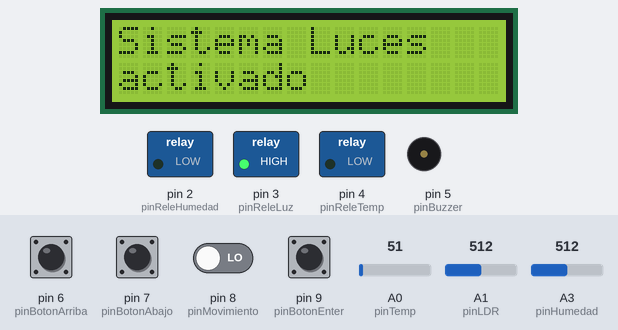
Bench run of a sketch on a simulated Arduino Uno, built with avr-gcc and run on an emulated ATmega328P. Shown: 16×2 character LCD, switched loads named in the sketch (green lamp = pin HIGH), buzzer (waves = sounding). The test bench sets the inputs (shaded band); at power-on: pin 6 (pinBotonArriba), pin 7 (pinBotonAbajo), pin 9 (pinBotonEnter) HIGH, pin 8 (pinMovimiento) LOW, A0 (pinTemp) = 51, A1 (pinLDR) = 512, A3 (pinHumedad) = 512.

Above: at 3.3 s.
3.4 s: A0 (pinTemp) set to 55
At 6.3 s:
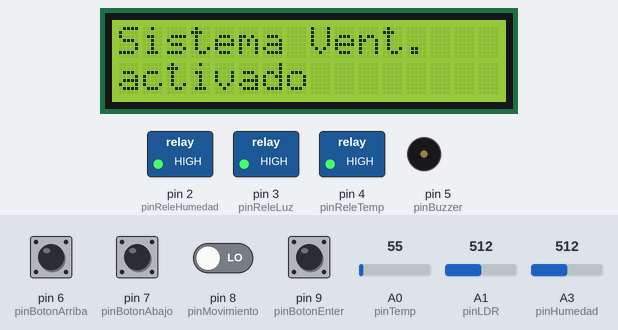
6.4 s: A1 (pinLDR) set to 489
At 9.1 s:
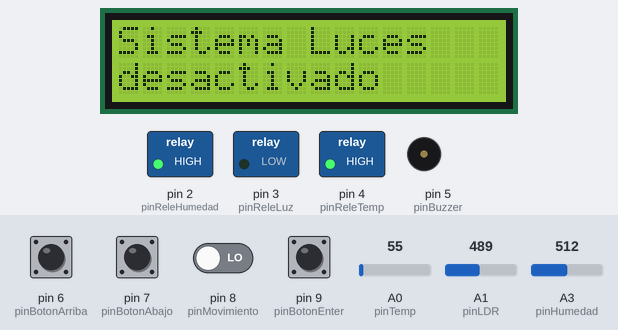
9.4 s: A3 (pinHumedad) set to 690
11.7 s: A3 (pinHumedad) set to 713
At 12.7 s:
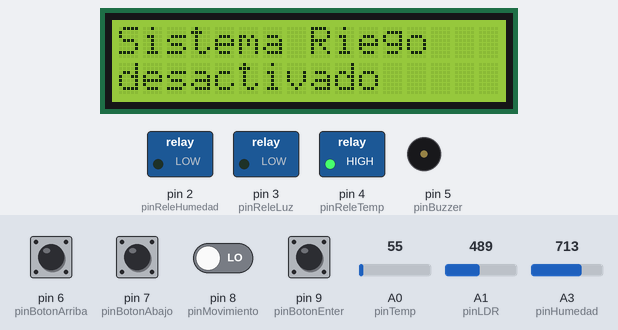
14.7 s: pin 8 (pinMovimiento) driven HIGH
At 16.1 s:
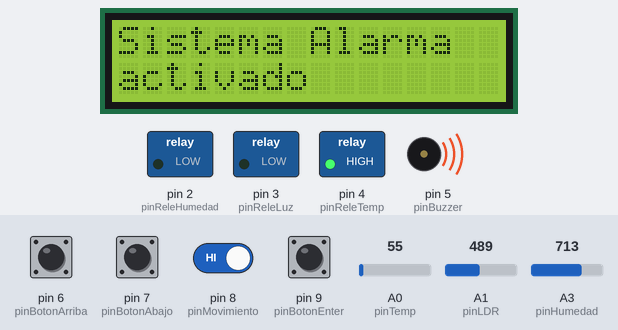
17.7 s: A0 (pinTemp) set to 30
At 18.5 s:
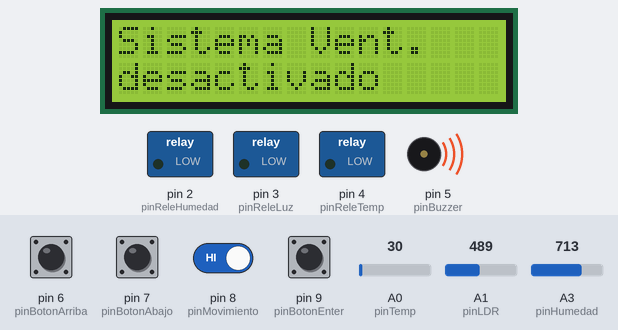
Timing chart, 0 to 20.7 s (numbered marks = the images above; inputs shaded):
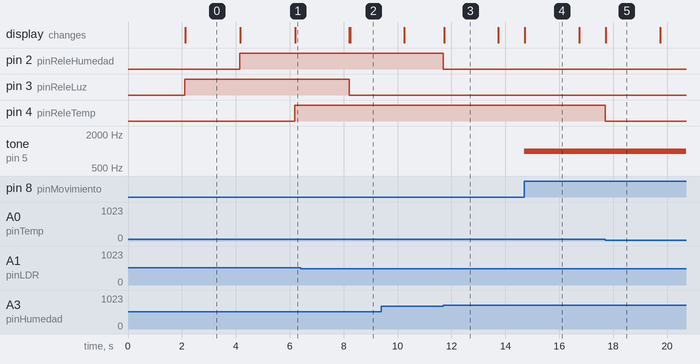

Measured:
- the behaviour switches between 51 and 52 on A0 (pinTemp) (found by bisection; images 0 and 1)
- the behaviour switches between 501 and 500 on A1 (pinLDR) (found by bisection; images 1 and 2)
- the behaviour switches between 699 and 700 on A3 (pinHumedad) (found by bisection; images 2 and 3)
- after the input at 3.4 s, pin 4 (pinReleTemp): LOW → HIGH after 2.8 s; the display: first differs from a run without the input after 2.8 s (image 1)
- after the input at 6.4 s, pin 3 (pinReleLuz): HIGH → LOW after 1.8 s; the display: first differs from a run without the input after 1.8 s (image 2)
- after the input at 11.7 s, pin 2 (pinReleHumedad): HIGH → LOW at once; the display: changes at once (image 3)
- after the input at 14.7 s, tone on pin 5 (pinBuzzer): silent → 1000 Hz at once; the display: changes at once (image 4)
- after the input at 17.7 s, pin 4 (pinReleTemp): HIGH → LOW at once; the display: changes at once (image 5)

The sketch:

script.ino
```cpp
#include <LiquidCrystal_I2C.h>

LiquidCrystal_I2C lcd(0x20, 16, 2);

const int pinLDR = A1;
const int pinReleLuz = 3;
const int pinTemp = A0;
const int pinReleTemp = 4;
const int pinMovimiento = 8;
const int pinBuzzer = 5;
const int pinHumedad = A3;
const int pinReleHumedad = 2;

const int pinBotonArriba = 6;
const int pinBotonAbajo = 7;
const int pinBotonEnter = 9;

const int umbralLuz = 500;
const float umbralTemp = 25.0;
const int umbralHumedad = 700;

int opcionActual = 0;
int estadoLuces = 2;
int estadoAlarma = 2;
int estadoRiego = 2;
int estadoVentilacion = 2;

String opcionesMenu[] = {
  "Luces",
  "Alarma",
  "Riego",
  "Ventilacion"
};

// Son normalmente abiertos
bool arribaPresionado = true;
bool abajoPresionado = true;
bool enterPresionado = true;

bool lucesEncendidas = false;
bool alarmaActivada = false;
bool riegoActivo = false;
bool ventilacionActiva = false;

void setup() {
  pinMode(pinLDR, INPUT);
  pinMode(pinTemp, INPUT);
  pinMode(pinReleLuz, OUTPUT);
  pinMode(pinReleTemp, OUTPUT);
  pinMode(pinMovimiento, INPUT);
  pinMode(pinBuzzer, OUTPUT);
  pinMode(pinHumedad, INPUT);
  pinMode(pinReleHumedad, OUTPUT);
  pinMode(pinBotonArriba, INPUT_PULLUP);
  pinMode(pinBotonAbajo, INPUT_PULLUP);
  pinMode(pinBotonEnter, INPUT_PULLUP);

  lcd.init();
  lcd.backlight();
  lcd.setCursor(0, 0);
  lcd.print("Bienvenido a ACO");
  lcd.setCursor(0, 1);
  lcd.print("Iniciando...");
  delay(2000);

  mostrarMenu();
}

void loop() {
  if (digitalRead(pinBotonArriba) == LOW && !arribaPresionado) {
    arribaPresionado = true;
    opcionActual = (opcionActual - 1 + 4) % 4;
    mostrarMenu();
  } else if (digitalRead(pinBotonArriba) == HIGH) {
    arribaPresionado = false;
  }

  if (digitalRead(pinBotonAbajo) == LOW && !abajoPresionado) {
    abajoPresionado = true;
    opcionActual = (opcionActual + 1) % 4;
    mostrarMenu();
  } else if (digitalRead(pinBotonAbajo) == HIGH) {
    abajoPresionado = false;
  }

  if (digitalRead(pinBotonEnter) == LOW && !enterPresionado) {
    enterPresionado = true;
    cambiarEstado(opcionActual);
    mostrarMenu();
  } else if (digitalRead(pinBotonEnter) == HIGH) {
    enterPresionado = false;
  }

  if (estadoLuces == 1) {
    digitalWrite(pinReleLuz, HIGH);
    lucesEncendidas = true;
  } else if (estadoLuces == 0) {
    digitalWrite(pinReleLuz, LOW);
    lucesEncendidas = false;
  } else if (estadoLuces == 2) {
    int nivelLuz = analogRead(pinLDR);
    if (nivelLuz > umbralLuz) {
      digitalWrite(pinReleLuz, HIGH);
      if (!lucesEncendidas) {
        lucesEncendidas = true;
        mostrarMensaje("Sistema Luces", "activado");
      }
    } else {
      digitalWrite(pinReleLuz, LOW);
      if (lucesEncendidas) {
        lucesEncendidas = false;
        mostrarMensaje("Sistema Luces", "desactivado");
      }
    }
  }

  if (estadoAlarma == 1) {
    tone(pinBuzzer, 1000);
    alarmaActivada = true;
  } else if (estadoAlarma == 0) {
    noTone(pinBuzzer);
    alarmaActivada = false;
  } else if (estadoAlarma == 2) {
    int movimiento = digitalRead(pinMovimiento);
    if (movimiento == HIGH) {
      tone(pinBuzzer, 1000);
      if (!alarmaActivada) {
        alarmaActivada = true;
        mostrarMensaje("Sistema Alarma", "activado");
      }
    } else {
      noTone(pinBuzzer);
      if (alarmaActivada) {
        alarmaActivada = false;
        mostrarMensaje("Sistema Alarma", "desactivado");
      }
    }
  }

  if (estadoRiego == 1) {
    digitalWrite(pinReleHumedad, HIGH);
    riegoActivo = true;
  } else if (estadoRiego == 0) {
    digitalWrite(pinReleHumedad, LOW);
    riegoActivo = false;
  } else if (estadoRiego == 2) {
    int nivelHumedad = analogRead(pinHumedad);
    if (nivelHumedad < umbralHumedad) {
      digitalWrite(pinReleHumedad, HIGH);
      if (!riegoActivo) {
        riegoActivo = true;
        mostrarMensaje("Sistema Riego", "activado");
      }
    } else {
      digitalWrite(pinReleHumedad, LOW);
      if (riegoActivo) {
        riegoActivo = false;
        mostrarMensaje("Sistema Riego", "desactivado");
      }
    }
  }

  if (estadoVentilacion == 1) {
    digitalWrite(pinReleTemp, HIGH);
    ventilacionActiva = true;
  } else if (estadoVentilacion == 0) {
    digitalWrite(pinReleTemp, LOW);
    ventilacionActiva = false;
  } else if (estadoVentilacion == 2) {
    int temperatura = analogRead(pinTemp);
    float temperaturaC = (temperatura * 5.0 / 1023.0) * 100;
    if (temperaturaC > umbralTemp) {
      digitalWrite(pinReleTemp, HIGH);
      if (!ventilacionActiva) {
        ventilacionActiva = true;
        mostrarMensaje("Sistema Vent.", "activado");
      }
    } else {
      digitalWrite(pinReleTemp, LOW);
      if (ventilacionActiva) {
        ventilacionActiva = false;
        mostrarMensaje("Sistema Vent.", "desactivado");
      }
    }
  }
}

void mostrarMenu() {
  lcd.clear();
  lcd.setCursor(0, 0);
  lcd.print(opcionesMenu[opcionActual]);
  lcd.setCursor(0, 1);
  switch (opcionActual) {
    case 0:
      lcd.print(estadoTexto(estadoLuces));
      break;
    case 1:
      lcd.print(estadoTexto(estadoAlarma));
      break;
    case 2:
      lcd.print(estadoTexto(estadoRiego));
      break;
    case 3:
      lcd.print(estadoTexto(estadoVentilacion));
      break;
  }
}

void cambiarEstado(int opcion) {
  switch (opcion) {
    case 0:
      estadoLuces = (estadoLuces + 1) % 3;
      break;
    case 1:
      estadoAlarma = (estadoAlarma + 1) % 3;
      break;
    case 2:
      estadoRiego = (estadoRiego + 1) % 3;
      break;
    case 3:
      estadoVentilacion = (estadoVentilacion + 1) % 3;
      break;
  }
}

String estadoTexto(int estado) {
  switch (estado) {
    case 0: return "Desactivado";
    case 1: return "Activado";
    case 2: return "Auto";
  }
  return "";
}

void mostrarMensaje(String linea1, String linea2) {
  lcd.clear();
  lcd.setCursor(0, 0);
  lcd.print(linea1);
  lcd.setCursor(0, 1);
  lcd.print(linea2);
  delay(2000);
  mostrarMenu();
}
```
